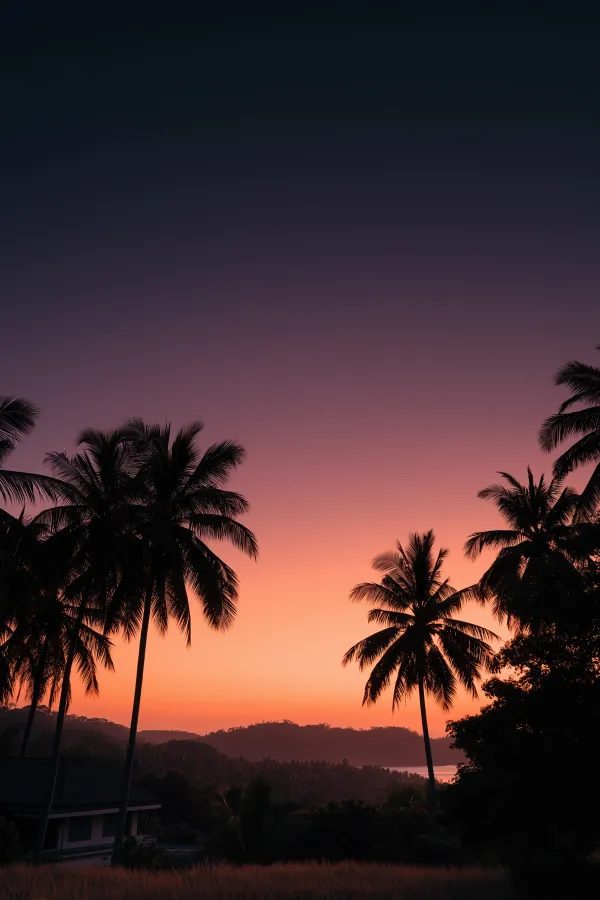
#> input picture After_class_activities/beach.jpeg, 600 x 900 px
$ python -i enhanced_edge_detection.py   (imports and definitions only)   (older library calls are emulated)
#> lines starting #> are read from the running program, lines starting #| are printed output that depends on the picture
#> further down, picture is the input picture: shape (900, 600, 3); mean B, G, R 47.2, 44.9, 66.5
import cv2
import numpy as np
import matplotlib.pyplot as plt


# [12 lines left out: function show_image, not called in this run]


def edge_detection(picture, method="sobel", kernel_size=3, low_threshold=100, high_threshold=200):
    """Uses the selected method to detect edges."""
#> called with method = 'sobel', kernel_size = 3, low_threshold = 100, high_threshold = 200
    gray = cv2.cvtColor(picture, cv2.COLOR_BGR2GRAY)
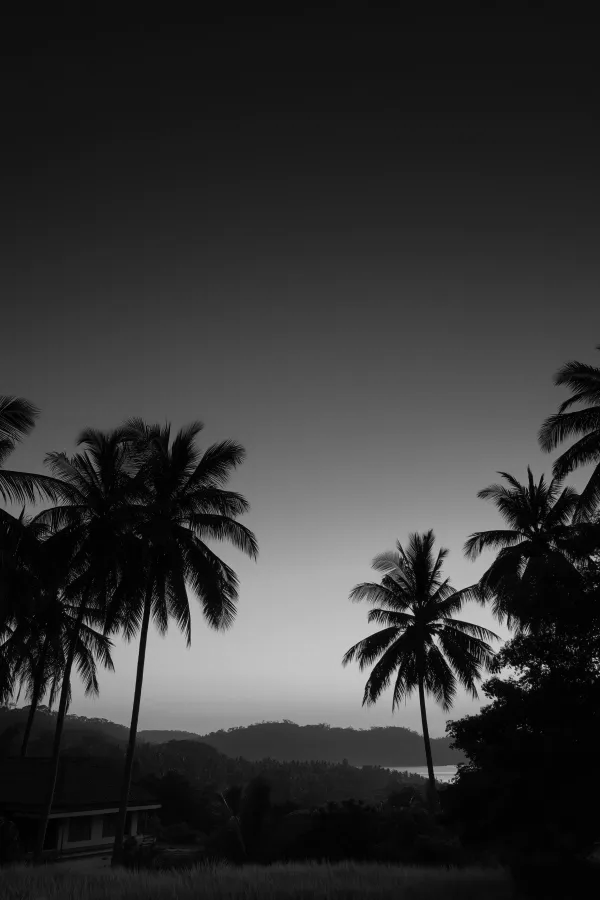
#> gray: shape (900, 600); min 0, max 209, mean 51.7

    if method == "sobel":
        edge_x = cv2.Sobel(gray, cv2.CV_64F, 1, 0, ksize=kernel_size)
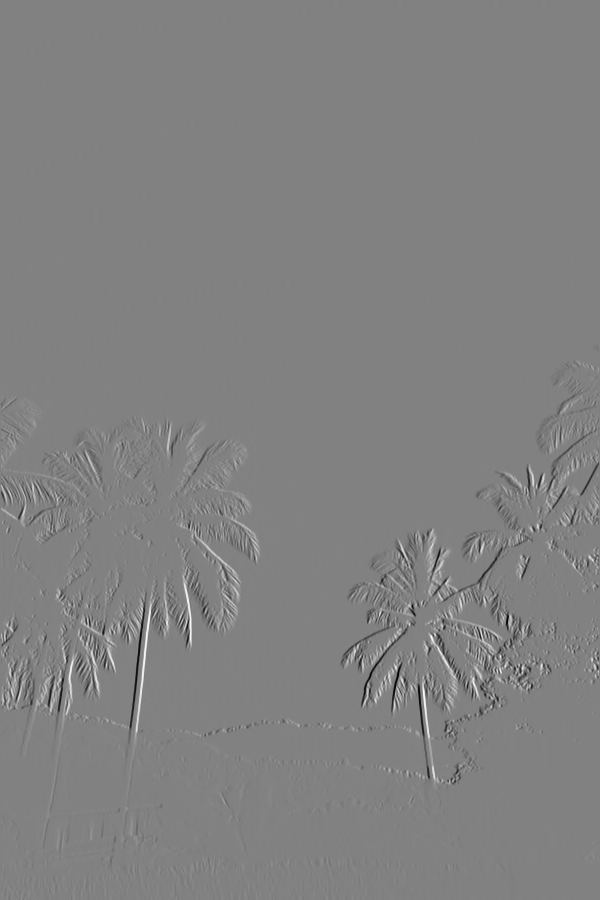
#> edge_x: shape (900, 600) float64; min -715, max 691, mean 0; drawn with min black and max white
        edge_y = cv2.Sobel(gray, cv2.CV_64F, 0, 1, ksize=kernel_size)
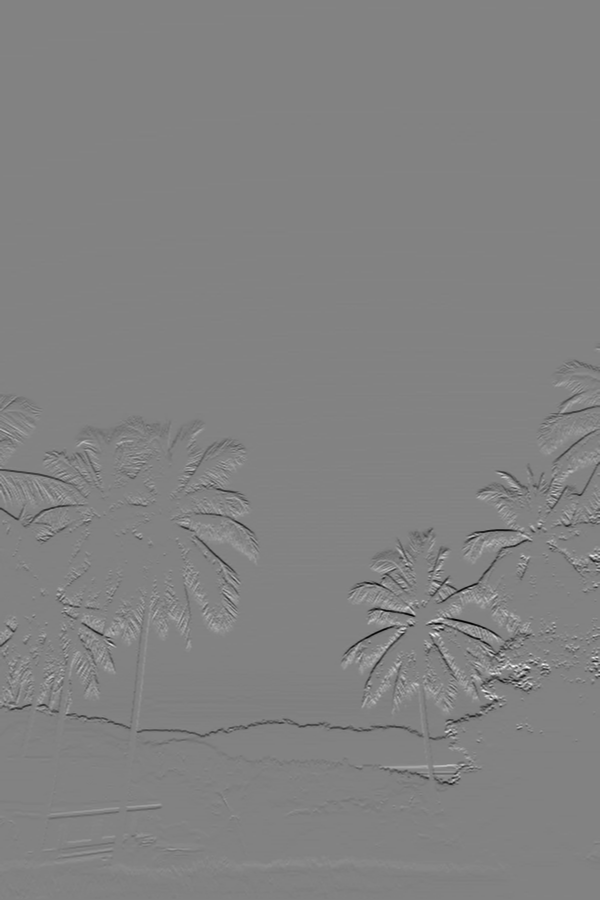
#> edge_y: shape (900, 600) float64; min -719, max 690, mean 0; drawn with min black and max white

        return cv2.bitwise_or(edge_x.astype(np.uint8), edge_y.astype(np.uint8))
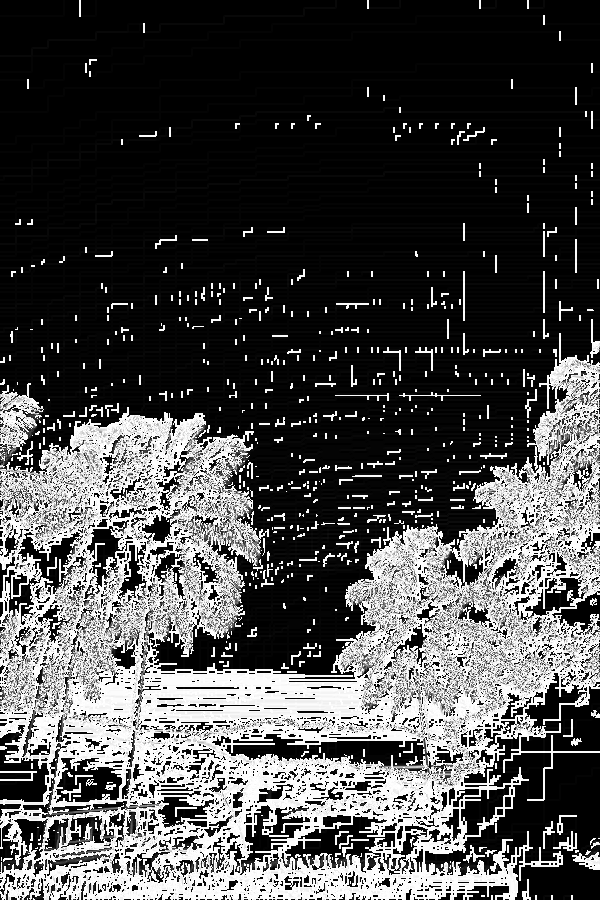
#> returned value: shape (900, 600); min 0, max 255, mean 75.7

    elif method == "canny":
        return cv2.Canny(gray, low_threshold, high_threshold)

    elif method == "laplacian":
        return cv2.Laplacian(gray, cv2.CV_64F).astype(np.uint8)


# [87 lines left out: functions image_filter, edge_detection_activity, not called in this run]


# [1 line not run here, left out]

>>> import cv2
>>> picture = cv2.imread('beach.jpeg')
>>> result = edge_detection(picture)
